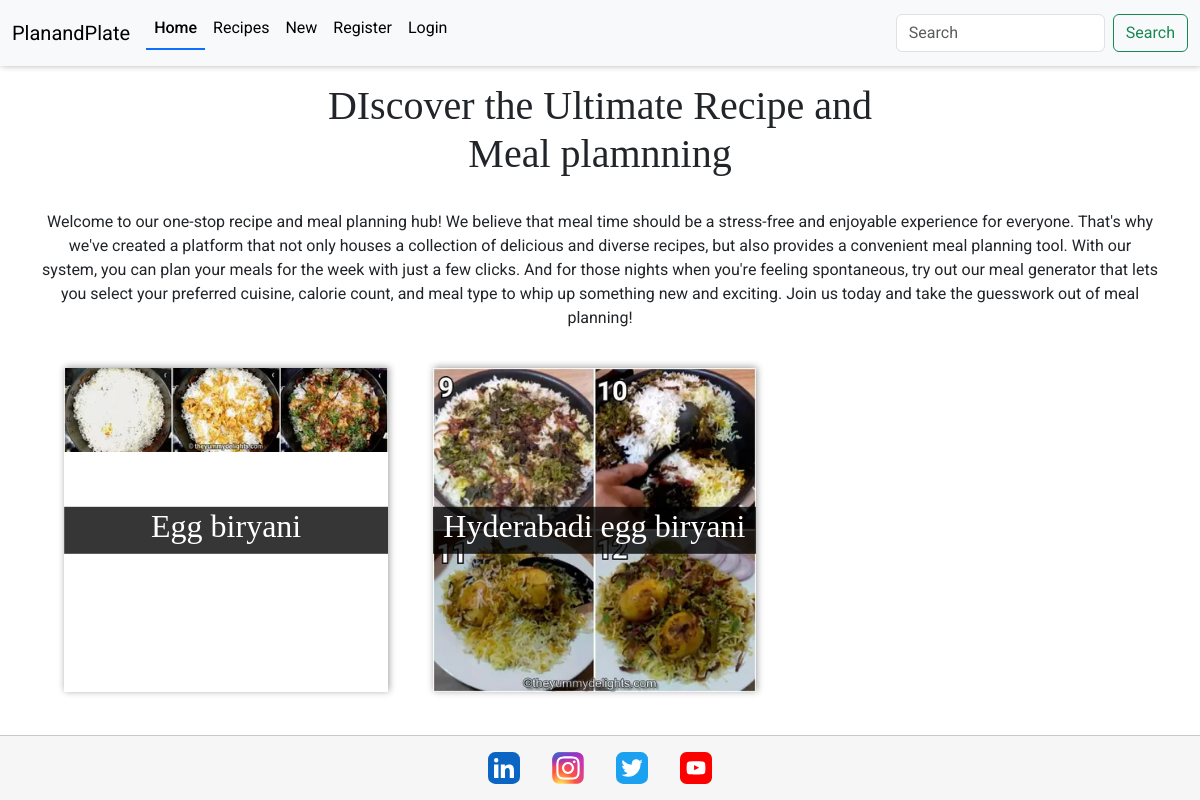
/, run on an earlier commit of the app's database.
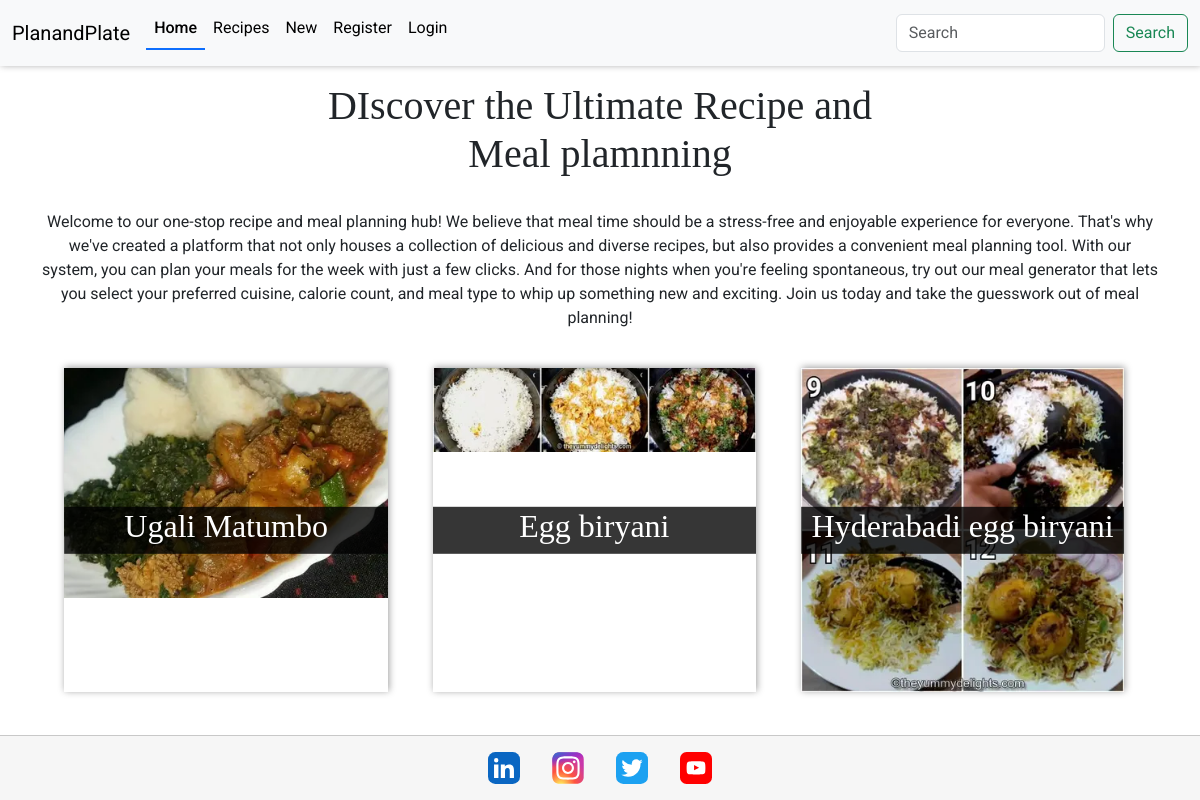
And on a later commit of the database.
### recipes/models.py (models this page shows, shortened)
class Recipe(models.Model):
    user = models.ForeignKey(
        User, related_name="recipe_owner", on_delete=models.CASCADE
    )
    title = models.CharField(max_length=300, null=False, blank=False)
    description = models.CharField(max_length=500, null=False, blank=False)
    instructions = RichTextField(max_length=10000, null=False, blank=False)
    ingredients = RichTextField(max_length=10000, null=False, blank=False)
    image = ResizedImageField(
        size=[400, None],
        quality=75,
        upload_to="recipes/",
        force_format="WEBP",
        blank=False,
        null=False,
    )
    image_alt = models.CharField(max_length=100, null=False, blank=False)
    meal_type = models.CharField(max_length=50, choices=MEAL_TYPES, default="breakfast")
    cuisine_types = models.CharField(
        max_length=100, choices=CUISINE_TYPES, default="african"
    )
    calories = models.IntegerField()
    posted_date = models.DateTimeField(auto_now=True)
    class Meta:
        ordering = ["-posted_date"]

### home/views.py (the view)
# urls.py: path("", Index.as_view(), name="home"),
class Index(ListView):
    template_name = "home/index.html"
    model = Recipe
    context_object_name = "recipes"
    def get_queryset(self):
        return self.model.objects.all()[:3]

### home/templates/home/index.html (shortened to what this page needs)
{% extends 'base.html' %}
{% block content %}
<div class="container flex-xolumn pt-3">
    <section class="text-center">
        <h1 class="main-title mx-auto"> DIscover the Ultimate Recipe and Meal plamnning</h1>
        <p class="pt-4">
            Welcome to our one-stop recipe and meal planning hub! We believe that meal time should be a stress-free
            and enjoyable experience for everyone. That's why we've created a platform that not only houses a
            collection of delicious and diverse recipes, but also provides a convenient meal planning tool. With
            our system, you can plan your meals for the week with just a few clicks.
            And for those nights when you're feeling spontaneous, try out our meal generator that lets you select
            your preferred cuisine, calorie count, and meal type to whip up something new and exciting. Join us
            today and take the guesswork out of meal planning!
        </p>
    </section>
    <section>
        <div class="recipe-cont">
            {% for recipe in recipes %}
            <a class="img-container" href="{% url 'recipe_detail' recipe.id %}">
                <img src="{{recipe.image.url}}" alt="{{ recipe.image_alt }}" style="width:100%;">
                <div class="centered"><h2>{{ recipe.title }}</h2></div>
            </a>
            {% endfor %}
        </div>
    </section>
</div>
{% endblock %}

### templates/base.html (shortened to what this page needs)
{% load static %}
<!DOCTYPE html>
<html lang="en">
<head>
    {% block extra_css %}
    <link rel="stylesheet" href="https://cdnjs.cloudflare.com/ajax/libs/bootstrap/5.3.3/css/bootstrap.min.css" />
    <link rel="stylesheet" href="{% static '/css/base.css' %}">
    {% endblock %}
</head>
<body>
   {% include 'includes/header.html' %}
    <main>
        {% block content %}
        {% endblock %}
    </main>
   {% include 'includes/footer.html' %}
</body>
</html>

### templates/includes/header.html (shortened to what this page needs)
{% load static %}
<header>
  {% with request.resolver_match.url_name as url_name %}
    <nav class="navbar navbar-expand-lg bg-body-tertiary">
        <div class="container-fluid">
          <a class="navbar-brand" href="#" class="logo">PlanandPlate </a>
          <div class="collapse navbar-collapse" id="navbarNav">
            <ul class="navbar-nav me-auto mb-2">
              <li class="nav-item">
                <a class="nav-link {% if url_name == 'home' %} active {% endif %}" aria-current="page" href="{% url 'home' %}">Home</a>
              </li>
              <li class="nav-item">
                <a class="nav-link {% if url_name == 'recipes' %} active {% endif %}" href="{% url 'recipes' %}">Recipes</a>
              </li>
              <li class="nav-item">
                <a class="nav-link {% if url_name == 'add_recipe' %} active {% endif %}" href="{% url 'add_recipe' %}">New</a>
              </li>
              {% if request.user.is_authenticated %}
              <li class="nav-item">
                <a class="nav-link {% if url_name == 'accounts_logout' %} active {% endif %}" href="/accounts/logout/">Logout</a>
              </li>
              <li class="nav-item">
                <a class="nav-link {% if url_name == 'profile' %} active {% endif %}" href="{% url 'profile' request.user.id %}">Profile</a>
              </li>
              {% else %}
              <li class="nav-item">
                <a class="nav-link {% if url_name == 'accounts_signup' %} active {% endif %}" href="/accounts/signup/">Register</a>
              </li>
              <li class="nav-item">
                <a class="nav-link {% if url_name == 'accounts_login' %} active {% endif %}" href="/accounts/login/">Login</a>
              </li>
              {% endif %}
            </ul>
            <form class="d-flex" role="search" method="GET" action="{% url 'recipes' %}">
                <input class="form-control me-2" name="q" type="search" placeholder="Search" aria-label="Search">
                <button class="btn btn-outline-success" type="submit">Search</button>
              </form>
          </div>
        </div>
      </nav>
{% endwith %}
</header>

### templates/includes/footer.html
{% load static %}
<footer>
    <a href="" target="_blank" rel="noopener" aria-label="LinkedIn - Opens in a new tab" >
        <img src="{% static '/icons/linkedin-app-icon.svg'%}" alt="LinkedIn icon" class="social-icon">
    </a>
    <a href="" target="_blank" rel="noopener" aria-label="Instagram - Opens in a new tab" >
        <img src="{% static 'icons/ig-instagram-icon.svg'%}" alt="Instagram icon" class="social-icon">
    </a>
    <a href="" target="_blank" rel="noopener" aria-label="X - Opens in a new tab" >
        <img src="{% static 'icons/alphabet-x-icon.svg'%}" alt="X icon" class="social-icon">
    </a>
        <a href="" target="_blank" rel="noopener" aria-label="Youtube - Opens in a new tab" >
        <img src="{% static 'icons/youtube-color-icon.svg'%}" alt="Youtube icon" class="social-icon">
    </a>
</footer>

### static/css/base.css (style rules this page uses)
:root { --title: 'EB Garamond', serif; --main-font: 'Roboto', serif; --background: #3f006a0f; --blue: #0d6efd; --black: #000; --off-white: #f6f6f6; --white: #fff; --orange: #ffbf50; --smal-box-shadow: 1px -1px 7px 0 #00000061; --border: 1px solid #00000030; }
html, body { height: 100%; }
body { display: flex; flex-direction: column; font-family: var(--main-font); }
h1, h2, h3, h4, h5, h6 { font-family: var(--title); }
main { flex: 1 0 auto; background-color: var(--white); }
footer { flex-shrink: 0; background-color: var(--off-white); display: flex; flex-direction: row; justify-content: center; align-items: center; border-top: var(--border); }
.social-icon { height: 2rem; margin: 1rem; }
.navbar { background-color: var(--off-white); box-shadow: var(--smal-box-shadow); }
a.nav-link { color: var(--black); }
.active { border-bottom: 2px solid var(--blue); font-weight: 500; }
.recipe-cont { display: flex; flex-direction: column; flex-wrap: wrap; }
a.img-container { position: relative; text-align: center; color: var(--white); margin: 2%; overflow: hidden; text-decoration: none; border: 1px solid var(--border); box-shadow: var(--smal-box-shadow); }
.img-container img { width: 100%; height: auto; }
.centered { width: 100%; background-color: #000000c9; position: absolute; top: 50%; left: 50%; transform: translate(-50%, -50%); }
@media screen and (min-width:40em) { .recipe-cont { flex-direction: row; } }
@media screen and (min-width:40em) { .img-container { flex-direction: row; width: 29%; } }
@media screen and (min-width: 62.5em) { .main-title { width: 50%; } }

What changed in the data, as far as the page shows it:
added Recipe: image (picture), title "Ugali Matumbo"
